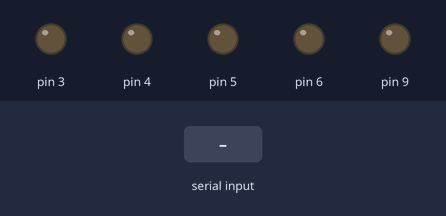
The sketch below on a simulated Arduino Uno, built with avr-gcc and run on an emulated ATmega328P. On the bench: output pins drawn as LEDs (lit = HIGH). The test bench sets the inputs (shaded band).

Above: at 1.2 s.
1.3 s: "a90\n" received over Serial
At 2.5 s:
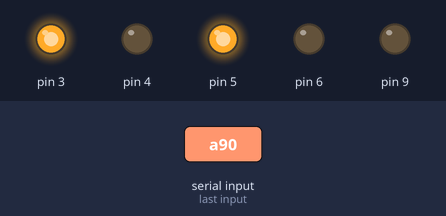
2.8 s: "d90\n" received over Serial
At 3.6 s:
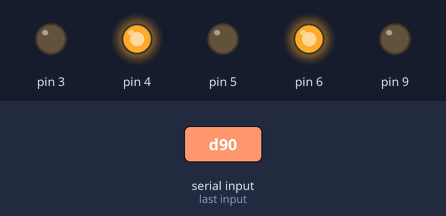
4.3 s: "c90\n" received over Serial
At 4.8 s:
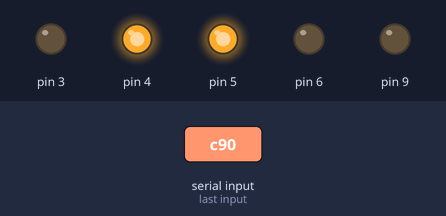
5.8 s: "b90\n" received over Serial
At 7.0 s:
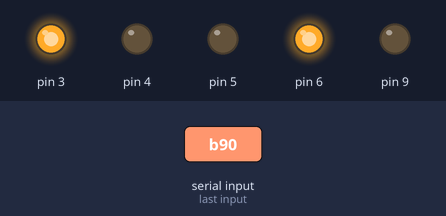
7.3 s: "a,45\n" received over Serial
At 8.3 s:
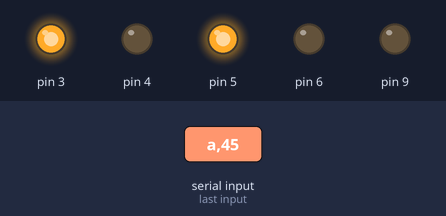
8.8 s: "d,45\n" received over Serial
At 9.4 s:
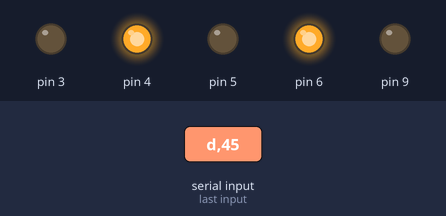
Timing chart, 0 to 11.3 s (numbered marks = the images above; inputs shaded):
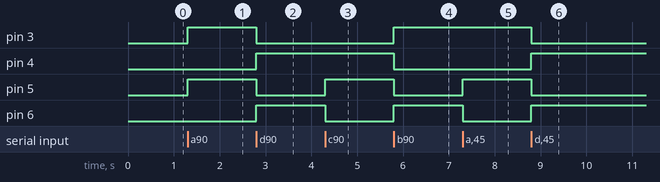

Measured:
- after the input at 1.3 s, pin 3, pin 5: LOW → HIGH at once
- after the input at 2.8 s, pin 3, pin 5: HIGH → LOW at once; pin 4, pin 6: LOW → HIGH at once
- after the input at 4.3 s, pin 5: LOW → HIGH at once; pin 6: HIGH → LOW at once
- after the input at 5.8 s, pin 3, pin 6: LOW → HIGH at once; pin 4, pin 5: HIGH → LOW at once
- after the input at 7.3 s, pin 5: LOW → HIGH at once; pin 6: HIGH → LOW at once
- after the input at 8.8 s, pin 3, pin 5: HIGH → LOW at once; pin 4, pin 6: LOW → HIGH at once

The sketch:

carro.ino
```cpp
void setup() {
  // put your setup code here, to run once:
  Serial.begin(9600);

  pinMode(6, OUTPUT);
  pinMode(5, OUTPUT);
  pinMode(4, OUTPUT);
  pinMode(3, OUTPUT);
  pinMode(9, OUTPUT); /*activación del pin 9 como salida: para el pulso ultrasónico*/
  pinMode(10, INPUT);
}

void loop() {
  // put your main code here, to run repeatedly:

  if (Serial.available() > 0) {
    int recibir = Serial.read();

    switch (recibir) {

      case 'a' :
        //adelante
        digitalWrite(6, LOW);
        digitalWrite(5, HIGH);
        digitalWrite(4, LOW);
        digitalWrite(3, HIGH);
        break;

      case 'd':
          //atras
          digitalWrite(6, HIGH);
        digitalWrite(5, LOW);
        digitalWrite(4, HIGH);
        digitalWrite(3, LOW);
        break;

      case 'c':
          //derecha
          digitalWrite(6, LOW);
        digitalWrite(5, HIGH);
        digitalWrite(4, HIGH);
        digitalWrite(3, LOW);
        break;

      case 'b':
          //izquierda
          digitalWrite(6, HIGH);
        digitalWrite(5, LOW);
        digitalWrite(4, LOW);
        digitalWrite(3, HIGH);
        break;

      case 'e':
          //parar
          digitalWrite(6, LOW);
        digitalWrite(5, LOW);
        digitalWrite(4, LOW);
        digitalWrite(3, LOW);
        break;
        case 'k':
          //parar
int k=Serial.parseInt();
analogWrite(9,k);
analogWrite(10,k);
        break;
    }
    }
}
```
